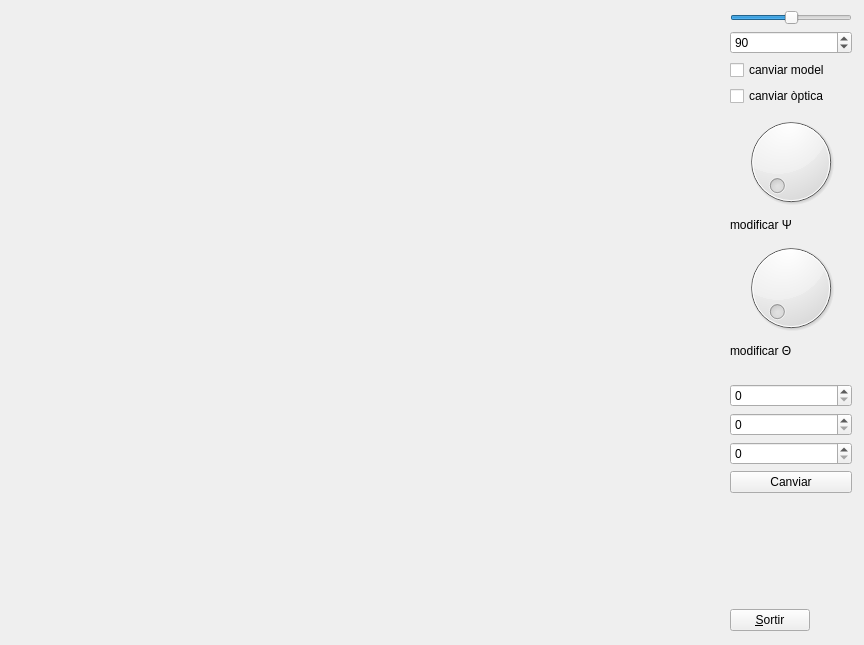
<?xml version="1.0" encoding="UTF-8"?>
<ui version="4.0">
 <class>MyForm</class>
 <widget class="QWidget" name="MyForm">
  <property name="geometry">
   <rect>
    <x>0</x>
    <y>0</y>
    <width>864</width>
    <height>645</height>
   </rect>
  </property>
  <property name="windowTitle">
   <string>Form</string>
  </property>
  <widget class="MyGLWidget" name="widget" native="true">
   <property name="geometry">
    <rect>
     <x>9</x>
     <y>9</y>
     <width>713</width>
     <height>480</height>
    </rect>
   </property>
   <property name="sizePolicy">
    <sizepolicy hsizetype="Expanding" vsizetype="Expanding">
     <horstretch>0</horstretch>
     <verstretch>0</verstretch>
    </sizepolicy>
   </property>
  </widget>
  <widget class="QWidget" name="layoutWidget">
   <property name="geometry">
    <rect>
     <x>730</x>
     <y>10</y>
     <width>122</width>
     <height>621</height>
    </rect>
   </property>
   <layout class="QVBoxLayout" name="verticalLayout">
    <item>
     <widget class="QSlider" name="horizontalSlider">
      <property name="minimum">
       <number>0</number>
      </property>
      <property name="maximum">
       <number>180</number>
      </property>
      <property name="sliderPosition">
       <number>90</number>
      </property>
      <property name="orientation">
       <enum>Qt::Horizontal</enum>
      </property>
     </widget>
    </item>
    <item>
     <widget class="QSpinBox" name="spinBox">
      <property name="maximum">
       <number>180</number>
      </property>
      <property name="value">
       <number>90</number>
      </property>
     </widget>
    </item>
    <item>
     <widget class="QCheckBox" name="checkBox">
      <property name="text">
       <string>canviar model</string>
      </property>
     </widget>
    </item>
    <item>
     <widget class="QCheckBox" name="checkBox_2">
      <property name="text">
       <string>canviar òptica</string>
      </property>
     </widget>
    </item>
    <item>
     <widget class="QDial" name="dial">
      <property name="maximum">
       <number>360</number>
      </property>
     </widget>
    </item>
    <item>
     <widget class="QLabel" name="label">
      <property name="text">
       <string>modificar Ψ </string>
      </property>
     </widget>
    </item>
    <item>
     <widget class="QDial" name="dial_2">
      <property name="maximum">
       <number>360</number>
      </property>
     </widget>
    </item>
    <item>
     <widget class="QLabel" name="label_2">
      <property name="text">
       <string>modificar Θ</string>
      </property>
     </widget>
    </item>
    <item>
     <widget class="MyLabel" name="label_5">
      <property name="text">
       <string/>
      </property>
     </widget>
    </item>
    <item>
     <widget class="QSpinBox" name="spinBox_2">
      <property name="maximum">
       <number>255</number>
      </property>
     </widget>
    </item>
    <item>
     <widget class="QSpinBox" name="spinBox_3">
      <property name="maximum">
       <number>255</number>
      </property>
     </widget>
    </item>
    <item>
     <widget class="QSpinBox" name="spinBox_4">
      <property name="maximum">
       <number>255</number>
      </property>
     </widget>
    </item>
    <item>
     <widget class="QPushButton" name="pushButton_2">
      <property name="text">
       <string>Canviar</string>
      </property>
     </widget>
    </item>
    <item>
     <spacer name="verticalSpacer">
      <property name="orientation">
       <enum>Qt::Vertical</enum>
      </property>
      <property name="sizeHint" stdset="0">
       <size>
        <width>20</width>
        <height>40</height>
       </size>
      </property>
     </spacer>
    </item>
    <item>
     <widget class="QPushButton" name="pushButton">
      <property name="sizePolicy">
       <sizepolicy hsizetype="Fixed" vsizetype="Fixed">
        <horstretch>0</horstretch>
        <verstretch>0</verstretch>
       </sizepolicy>
      </property>
      <property name="text">
       <string>&amp;Sortir</string>
      </property>
     </widget>
    </item>
   </layout>
  </widget>
 </widget>
 <customwidgets>
  <customwidget>
   <class>MyGLWidget</class>
   <extends>QWidget</extends>
   <header>MyGLWidget.h</header>
   <container>1</container>
   <slots>
    <signal>canviartheta(int)</signal>
    <signal>canviarpsi(int)</signal>
    <slot>canviarzoom(int)</slot>
    <slot>canviarmodel()</slot>
    <slot>canviaroptica()</slot>
    <slot>modificartheta(int)</slot>
    <slot>modificarpsi(int)</slot>
    <slot>canviarterra(int,int,int)</slot>
   </slots>
  </customwidget>
  <customwidget>
   <class>MyLabel</class>
   <extends>QLabel</extends>
   <header>MyLabel.h</header>
   <slots>
    <signal>setcolours(int,int,int)</signal>
    <slot>changered(int)</slot>
    <slot>changegreen(int)</slot>
    <slot>changeblue(int)</slot>
    <slot>send()</slot>
   </slots>
  </customwidget>
 </customwidgets>
 <resources/>
 <connections>
  <connection>
   <sender>pushButton</sender>
   <signal>clicked()</signal>
   <receiver>MyForm</receiver>
   <slot>close()</slot>
   <hints>
    <hint type="sourcelabel">
     <x>810</x>
     <y>629</y>
    </hint>
    <hint type="destinationlabel">
     <x>818</x>
     <y>497</y>
    </hint>
   </hints>
  </connection>
  <connection>
   <sender>horizontalSlider</sender>
   <signal>valueChanged(int)</signal>
   <receiver>spinBox</receiver>
   <slot>setValue(int)</slot>
   <hints>
    <hint type="sourcelabel">
     <x>766</x>
     <y>23</y>
    </hint>
    <hint type="destinationlabel">
     <x>763</x>
     <y>49</y>
    </hint>
   </hints>
  </connection>
  <connection>
   <sender>spinBox</sender>
   <signal>valueChanged(int)</signal>
   <receiver>horizontalSlider</receiver>
   <slot>setValue(int)</slot>
   <hints>
    <hint type="sourcelabel">
     <x>799</x>
     <y>33</y>
    </hint>
    <hint type="destinationlabel">
     <x>799</x>
     <y>15</y>
    </hint>
   </hints>
  </connection>
  <connection>
   <sender>horizontalSlider</sender>
   <signal>valueChanged(int)</signal>
   <receiver>widget</receiver>
   <slot>canviarzoom(int)</slot>
   <hints>
    <hint type="sourcelabel">
     <x>735</x>
     <y>23</y>
    </hint>
    <hint type="destinationlabel">
     <x>703</x>
     <y>161</y>
    </hint>
   </hints>
  </connection>
  <connection>
   <sender>checkBox</sender>
   <signal>released()</signal>
   <receiver>widget</receiver>
   <slot>canviarmodel()</slot>
   <hints>
    <hint type="sourcelabel">
     <x>837</x>
     <y>74</y>
    </hint>
    <hint type="destinationlabel">
     <x>719</x>
     <y>201</y>
    </hint>
   </hints>
  </connection>
  <connection>
   <sender>checkBox_2</sender>
   <signal>released()</signal>
   <receiver>widget</receiver>
   <slot>canviaroptica()</slot>
   <hints>
    <hint type="sourcelabel">
     <x>826</x>
     <y>112</y>
    </hint>
    <hint type="destinationlabel">
     <x>721</x>
     <y>246</y>
    </hint>
   </hints>
  </connection>
  <connection>
   <sender>dial</sender>
   <signal>valueChanged(int)</signal>
   <receiver>widget</receiver>
   <slot>modificartheta(int)</slot>
   <hints>
    <hint type="sourcelabel">
     <x>774</x>
     <y>183</y>
    </hint>
    <hint type="destinationlabel">
     <x>715</x>
     <y>185</y>
    </hint>
   </hints>
  </connection>
  <connection>
   <sender>dial_2</sender>
   <signal>valueChanged(int)</signal>
   <receiver>widget</receiver>
   <slot>modificarpsi(int)</slot>
   <hints>
    <hint type="sourcelabel">
     <x>792</x>
     <y>296</y>
    </hint>
    <hint type="destinationlabel">
     <x>708</x>
     <y>302</y>
    </hint>
   </hints>
  </connection>
  <connection>
   <sender>widget</sender>
   <signal>canviartheta(int)</signal>
   <receiver>dial</receiver>
   <slot>setValue(int)</slot>
   <hints>
    <hint type="sourcelabel">
     <x>499</x>
     <y>241</y>
    </hint>
    <hint type="destinationlabel">
     <x>787</x>
     <y>186</y>
    </hint>
   </hints>
  </connection>
  <connection>
   <sender>widget</sender>
   <signal>canviarpsi(int)</signal>
   <receiver>dial_2</receiver>
   <slot>setValue(int)</slot>
   <hints>
    <hint type="sourcelabel">
     <x>567</x>
     <y>325</y>
    </hint>
    <hint type="destinationlabel">
     <x>788</x>
     <y>339</y>
    </hint>
   </hints>
  </connection>
  <connection>
   <sender>spinBox_2</sender>
   <signal>valueChanged(int)</signal>
   <receiver>label_5</receiver>
   <slot>changered(int)</slot>
   <hints>
    <hint type="sourcelabel">
     <x>772</x>
     <y>411</y>
    </hint>
    <hint type="destinationlabel">
     <x>742</x>
     <y>387</y>
    </hint>
   </hints>
  </connection>
  <connection>
   <sender>spinBox_3</sender>
   <signal>valueChanged(int)</signal>
   <receiver>label_5</receiver>
   <slot>changegreen(int)</slot>
   <hints>
    <hint type="sourcelabel">
     <x>762</x>
     <y>446</y>
    </hint>
    <hint type="destinationlabel">
     <x>754</x>
     <y>395</y>
    </hint>
   </hints>
  </connection>
  <connection>
   <sender>spinBox_4</sender>
   <signal>valueChanged(int)</signal>
   <receiver>label_5</receiver>
   <slot>changeblue(int)</slot>
   <hints>
    <hint type="sourcelabel">
     <x>767</x>
     <y>475</y>
    </hint>
    <hint type="destinationlabel">
     <x>763</x>
     <y>396</y>
    </hint>
   </hints>
  </connection>
  <connection>
   <sender>pushButton_2</sender>
   <signal>released()</signal>
   <receiver>label_5</receiver>
   <slot>send()</slot>
   <hints>
    <hint type="sourcelabel">
     <x>789</x>
     <y>506</y>
    </hint>
    <hint type="destinationlabel">
     <x>775</x>
     <y>386</y>
    </hint>
   </hints>
  </connection>
  <connection>
   <sender>label_5</sender>
   <signal>setcolours(int,int,int)</signal>
   <receiver>widget</receiver>
   <slot>canviarterra(int,int,int)</slot>
   <hints>
    <hint type="sourcelabel">
     <x>821</x>
     <y>388</y>
    </hint>
    <hint type="destinationlabel">
     <x>714</x>
     <y>387</y>
    </hint>
   </hints>
  </connection>
 </connections>
 <slots>
  <signal>setcolours(int,int,int)</signal>
  <slot>canviarzoom(int)</slot>
 </slots>
</ui>
